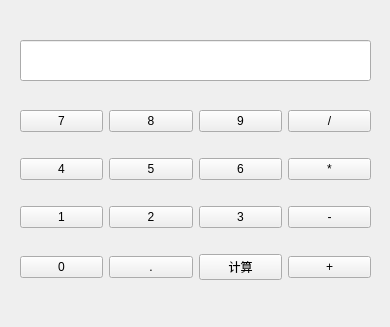
<?xml version="1.0" encoding="UTF-8"?>
<ui version="4.0">
 <class>Form</class>
 <widget class="QWidget" name="Form">
  <property name="geometry">
   <rect>
    <x>0</x>
    <y>0</y>
    <width>390</width>
    <height>327</height>
   </rect>
  </property>
  <property name="windowTitle">
   <string>Form</string>
  </property>
  <widget class="QLineEdit" name="lineEdit">
   <property name="geometry">
    <rect>
     <x>20</x>
     <y>40</y>
     <width>351</width>
     <height>41</height>
    </rect>
   </property>
  </widget>
  <widget class="QWidget" name="">
   <property name="geometry">
    <rect>
     <x>20</x>
     <y>90</y>
     <width>351</width>
     <height>211</height>
    </rect>
   </property>
   <layout class="QGridLayout" name="gridLayout">
    <item row="0" column="0">
     <widget class="QPushButton" name="pushButton">
      <property name="text">
       <string>7</string>
      </property>
     </widget>
    </item>
    <item row="0" column="1">
     <widget class="QPushButton" name="pushButton_2">
      <property name="text">
       <string>8</string>
      </property>
     </widget>
    </item>
    <item row="0" column="2">
     <widget class="QPushButton" name="pushButton_3">
      <property name="text">
       <string>9</string>
      </property>
     </widget>
    </item>
    <item row="0" column="3">
     <widget class="QPushButton" name="pushButton_13">
      <property name="text">
       <string>/</string>
      </property>
     </widget>
    </item>
    <item row="1" column="0">
     <widget class="QPushButton" name="pushButton_4">
      <property name="text">
       <string>4</string>
      </property>
     </widget>
    </item>
    <item row="1" column="1">
     <widget class="QPushButton" name="pushButton_5">
      <property name="text">
       <string>5</string>
      </property>
     </widget>
    </item>
    <item row="1" column="2">
     <widget class="QPushButton" name="pushButton_6">
      <property name="text">
       <string>6</string>
      </property>
     </widget>
    </item>
    <item row="1" column="3">
     <widget class="QPushButton" name="pushButton_14">
      <property name="text">
       <string>*</string>
      </property>
     </widget>
    </item>
    <item row="2" column="0">
     <widget class="QPushButton" name="pushButton_7">
      <property name="text">
       <string>1</string>
      </property>
     </widget>
    </item>
    <item row="2" column="1">
     <widget class="QPushButton" name="pushButton_8">
      <property name="text">
       <string>2</string>
      </property>
     </widget>
    </item>
    <item row="2" column="2">
     <widget class="QPushButton" name="pushButton_9">
      <property name="text">
       <string>3</string>
      </property>
     </widget>
    </item>
    <item row="2" column="3">
     <widget class="QPushButton" name="pushButton_15">
      <property name="text">
       <string>-</string>
      </property>
     </widget>
    </item>
    <item row="3" column="0">
     <widget class="QPushButton" name="pushButton_10">
      <property name="text">
       <string>0</string>
      </property>
     </widget>
    </item>
    <item row="3" column="1">
     <widget class="QPushButton" name="pushButton_11">
      <property name="text">
       <string>.</string>
      </property>
     </widget>
    </item>
    <item row="3" column="2">
     <widget class="QPushButton" name="pushButton_12">
      <property name="text">
       <string>计算</string>
      </property>
     </widget>
    </item>
    <item row="3" column="3">
     <widget class="QPushButton" name="pushButton_16">
      <property name="text">
       <string>+</string>
      </property>
     </widget>
    </item>
   </layout>
  </widget>
 </widget>
 <resources/>
 <connections/>
</ui>
